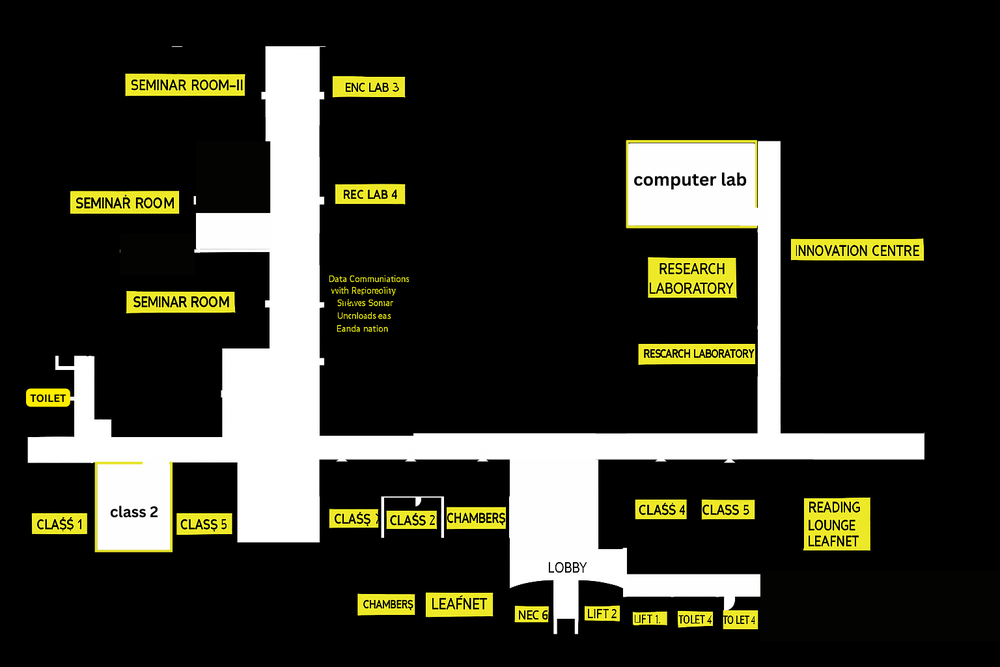
#> input picture backend/indoor_navigation/assets/floor-2nd-mod.png, 1000 x 667 px, shrunk from 1536 x 1024 before the run, found by its file name
$ python rooms_from_map.py
#> lines starting #> are read from the running program, lines starting #| are printed output that depends on the picture
import cv2
import pytesseract

MAP_PATH = "assets/floor-2nd-mod.png"

# If Tesseract not in PATH, set it explicitly (adjust path as needed):
# pytesseract.pytesseract.tesseract_cmd = r"C:\Program Files\Tesseract-OCR\tesseract.exe"

def extract_rooms():
    img = cv2.imread(MAP_PATH)
#> img is the input picture: shape (667, 1000, 3); mean B, G, R 39.4, 49, 49.2
    if img is None:
        raise FileNotFoundError(f"❌ Could not load {MAP_PATH}")

    gray = cv2.cvtColor(img, cv2.COLOR_BGR2GRAY)
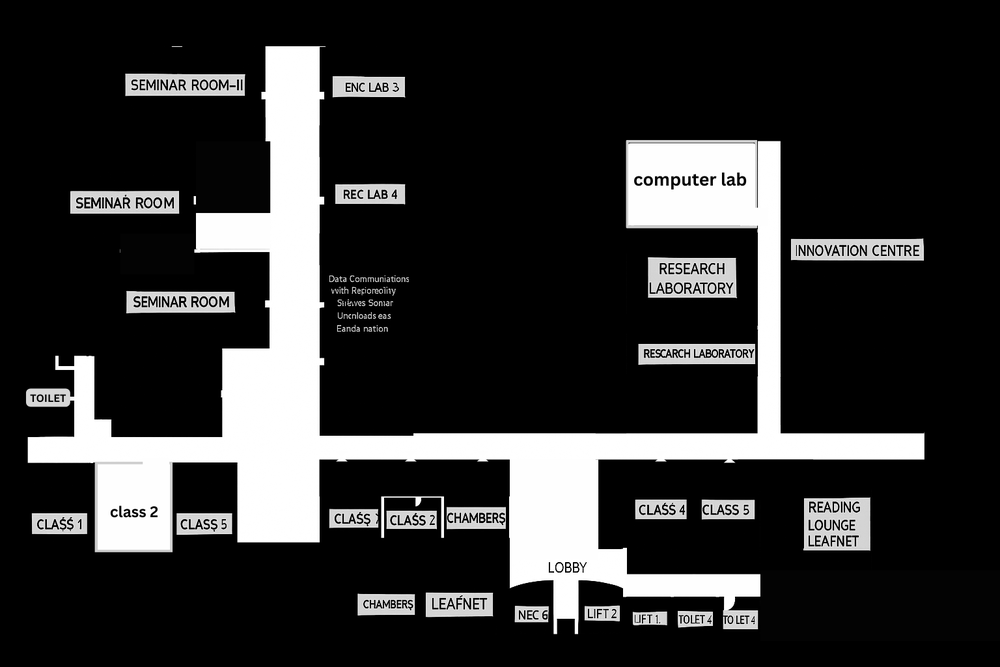
#> gray: shape (667, 1000); min 0, max 255, mean 47.9

    # OCR with bounding boxes
#> (the run stopped early here; a loop or call above may not have finished)

$ run again, with backend/indoor_navigation/assets/black_white_testing.png copied over backend/indoor_navigation/assets/floor-2nd-mod.png
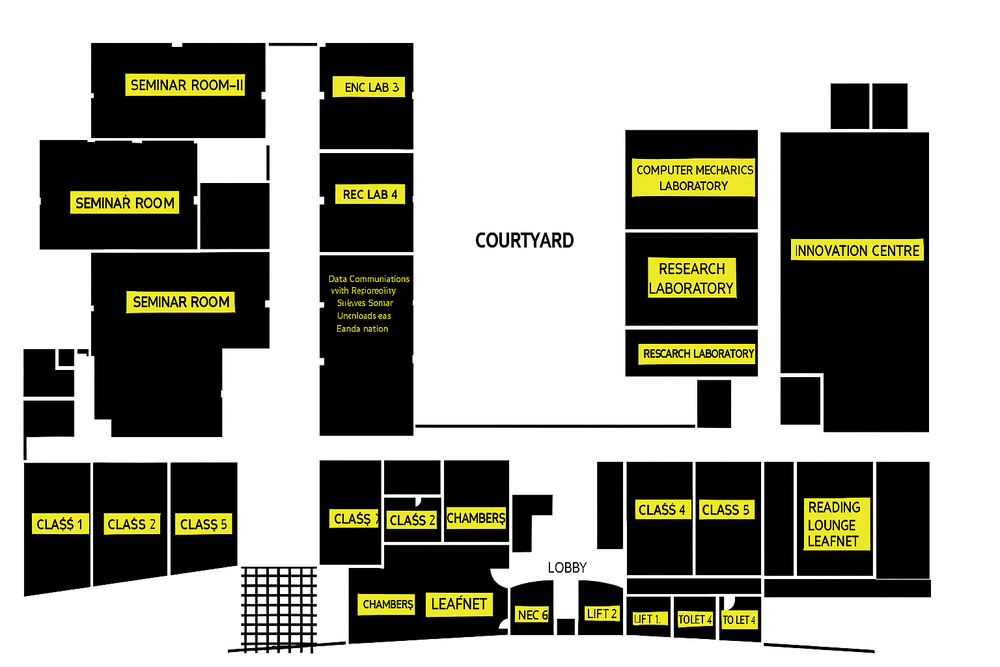
#> input picture backend/indoor_navigation/assets/black_white_testing.png, 1000 x 667 px, shrunk from 1536 x 1024 before the run, found by its file name
#> in extract_rooms, img is the input picture: shape (667, 1000, 3); mean B, G, R 142.7, 153.1, 153.3
#> in extract_rooms, `gray = cv2.cvtColor(img, cv2.COLOR_BGR2GRAY)`:
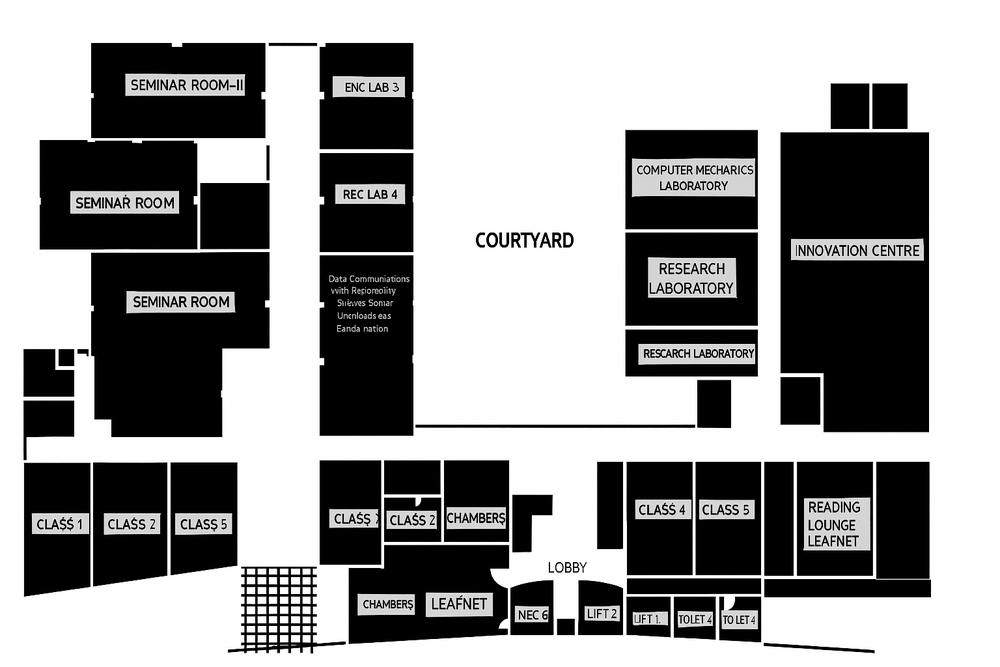
#> gray: shape (667, 1000); min 0, max 255, mean 152
